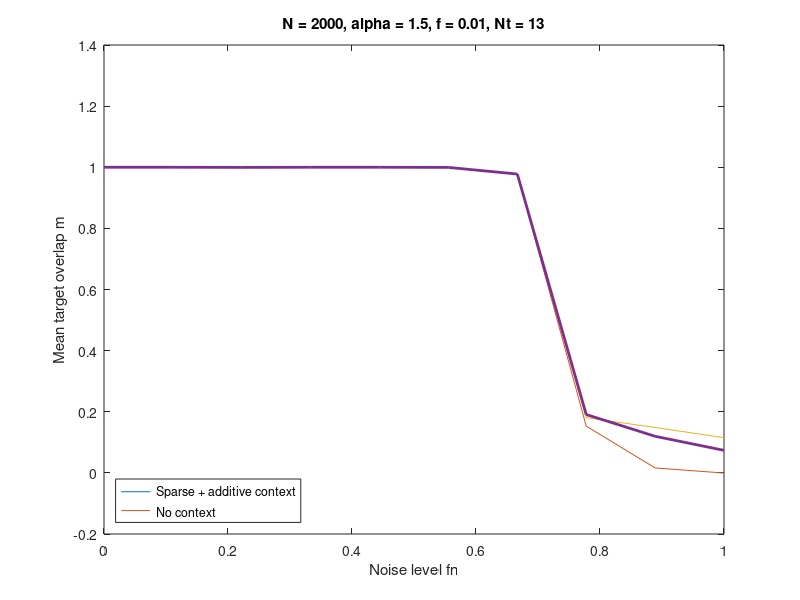

This chart was generated by the following MATLAB code:
clear
load expt5_results.mat

%% Optimize over h0

Nts = unique(params(2:end,4));
h0s = unique(params(2:end,5));
fns = unique(params(2:end,6));

for nt = 1:length(Nts)
    for fn = 1:length(fns)
        inds = find(abs(params(:,4)-Nts(nt))<.00001 & abs(params(:,6)-fns(fn))<.00001);
        [m,mi] = max(cell2mat(mean_overlap(inds)));
        ov(nt,fn) = m;
        oh(nt,fn) = params(inds(mi),5);
        
        tmp = cell2mat(overlap_ef(inds));
        m2 = max(mean(tmp));
        of(nt,fn)=m2;
        
        tmp = cell2mat(overlaps(inds));
        m3 = max(mean(tmp));
        o(nt,fn)=m3;
        
        [~,mi2] = min(params(inds,5));
        ov0(nt,fn) = mean_overlap{inds(mi2)};
        mi == mi2
        
    end
end

%%

i = 2;
plot(fns,ov(i,:),fns,ov0(i,:),fns,of(i,:),fns,o(i,:),'linewidth',2)
legend('Sparse + additive context','No context','Location','SouthWest')
xlabel('Noise level fn')
ylabel('Mean target overlap m')
title(sprintf('N = %d, alpha = %g, f = %g, Nt = %d',params(1,1),params(1,2),params(1,3),Nts(i)))